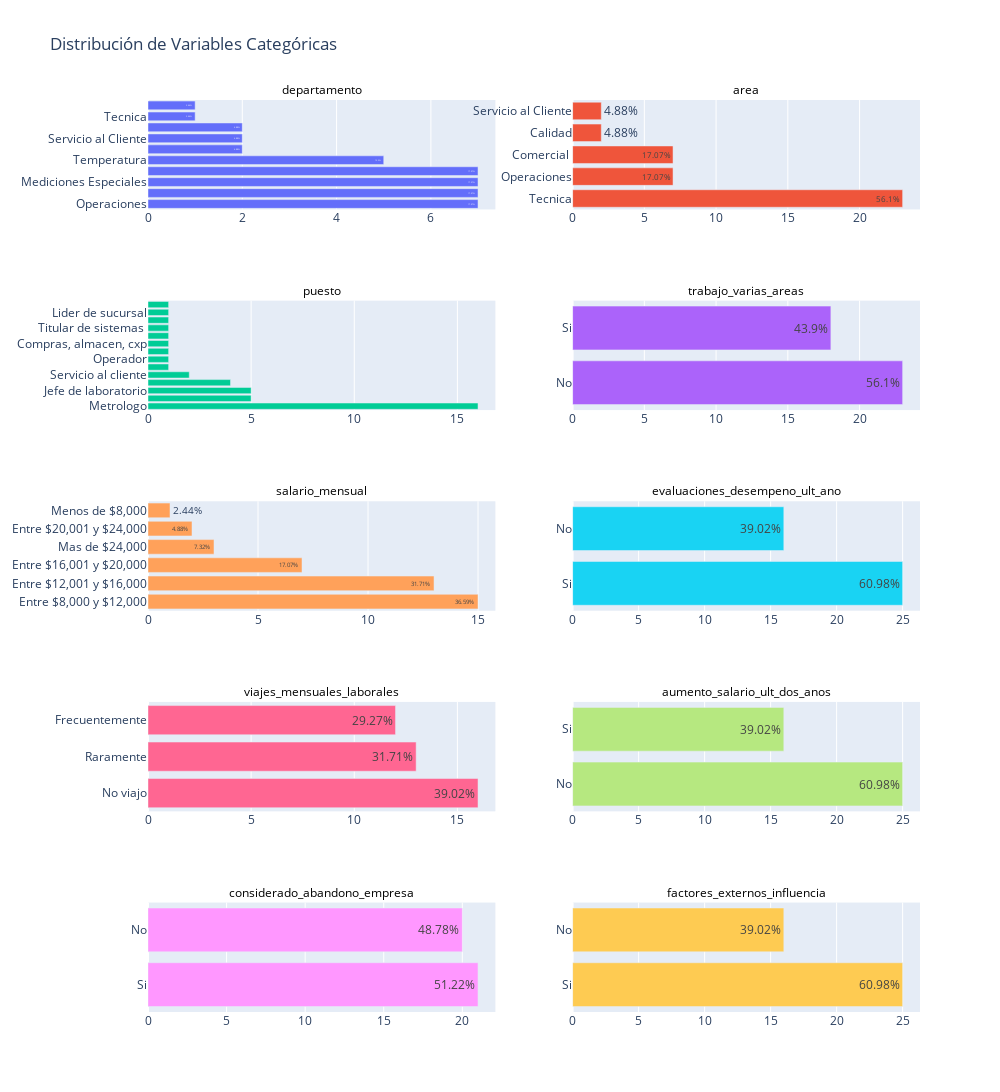

Source (notebook cell):
### Code cell
graficos_eda_categoricos(df_cat_trabajo)

### Figure 1 — Plotly figure (JSON) as saved in the notebook; plotly's stock layout.template omitted (floating-point values rounded to 4 significant figures)
{"data": [{"name": "departamento", "orientation": "h", "text": ["17.07%", "17.07%", "17.07%", "17.07%", "12.2%", "4.88%", "4.88%", "4.88%", "2.44%", "2.44%"], "textposition": "auto", "type": "bar", "x": [7, 7, 7, 7, 5, 2, 2, 2, 1, 1], "xaxis": "x", "y": ["Operaciones", "Masa", "Mediciones Especiales", "Comercial", "Temperatura", "Calidad", "Servicio al Cliente", "Kaye", "Tecnica", "Humedad"], "yaxis": "y"}, {"name": "area", "orientation": "h", "text": ["56.1%", "17.07%", "17.07%", "4.88%", "4.88%"], "textposition": "auto", "type": "bar", "x": [23, 7, 7, 2, 2], "xaxis": "x2", "y": ["Tecnica", "Operaciones", "Comercial ", "Calidad", "Servicio al Cliente"], "yaxis": "y2"}, {"name": "puesto", "orientation": "h", "text": ["39.02%", "12.2%", "12.2%", "9.76%", "4.88%", "2.44%", "2.44%", "2.44%", "2.44%", "2.44%", "2.44%", "2.44%", "2.44%", "2.44%"], "textposition": "auto", "type": "bar", "x": [16, 5, 5, 4, 2, 1, 1, 1, 1, 1, 1, 1, 1, 1], "xaxis": "x3", "y": ["Metrologo", "Asesor comercial", "Jefe de laboratorio", "Gerente", "Servicio al cliente", "Contraloria y finanzas", "Operador", "Recepcion de items", "Compras, almacen, cxp", "Facturacion ", "Titular de sistemas ", "Analista de datos", "Lider de sucursal", "Becario"], "yaxis": "y3"}, {"name": "trabajo_varias_areas", "orientation": "h", "text": ["56.1%", "43.9%"], "textposition": "auto", "type": "bar", "x": [23, 18], "xaxis": "x4", "y": ["No", "Si"], "yaxis": "y4"}, {"name": "salario_mensual", "orientation": "h", "text": ["36.59%", "31.71%", "17.07%", "7.32%", "4.88%", "2.44%"], "textposition": "auto", "type": "bar", "x": [15, 13, 7, 3, 2, 1], "xaxis": "x5", "y": ["Entre $8,000 y $12,000", "Entre $12,001 y $16,000", "Entre $16,001 y $20,000", "Mas de $24,000", "Entre $20,001 y $24,000", "Menos de $8,000"], "yaxis": "y5"}, {"name": "evaluaciones_desempeno_ult_ano", "orientation": "h", "text": ["60.98%", "39.02%"], "textposition": "auto", "type": "bar", "x": [25, 16], "xaxis": "x6", "y": ["Si", "No"], "yaxis": "y6"}, {"name": "viajes_mensuales_laborales", "orientation": "h", "text": ["39.02%", "31.71%", "29.27%"], "textposition": "auto", "type": "bar", "x": [16, 13, 12], "xaxis": "x7", "y": ["No viajo", "Raramente", "Frecuentemente"], "yaxis": "y7"}, {"name": "aumento_salario_ult_dos_anos", "orientation": "h", "text": ["60.98%", "39.02%"], "textposition": "auto", "type": "bar", "x": [25, 16], "xaxis": "x8", "y": ["No", "Si"], "yaxis": "y8"}, {"name": "considerado_abandono_empresa", "orientation": "h", "text": ["51.22%", "48.78%"], "textposition": "auto", "type": "bar", "x": [21, 20], "xaxis": "x9", "y": ["Si", "No"], "yaxis": "y9"}, {"name": "factores_externos_influencia", "orientation": "h", "text": ["60.98%", "39.02%"], "textposition": "auto", "type": "bar", "x": [25, 16], "xaxis": "x10", "y": ["Si", "No"], "yaxis": "y10"}], "layout": {"annotations": [{"font": {"color": "black", "size": 12}, "showarrow": false, "text": "departamento", "x": 0.225, "xanchor": "center", "xref": "paper", "y": 1, "yanchor": "bottom", "yref": "paper"}, {"font": {"color": "black", "size": 12}, "showarrow": false, "text": "area", "x": 0.775, "xanchor": "center", "xref": "paper", "y": 1, "yanchor": "bottom", "yref": "paper"}, {"font": {"color": "black", "size": 12}, "showarrow": false, "text": "puesto", "x": 0.225, "xanchor": "center", "xref": "paper", "y": 0.78, "yanchor": "bottom", "yref": "paper"}, {"font": {"color": "black", "size": 12}, "showarrow": false, "text": "trabajo_varias_areas", "x": 0.775, "xanchor": "center", "xref": "paper", "y": 0.78, "yanchor": "bottom", "yref": "paper"}, {"font": {"color": "black", "size": 12}, "showarrow": false, "text": "salario_mensual", "x": 0.225, "xanchor": "center", "xref": "paper", "y": 0.56, "yanchor": "bottom", "yref": "paper"}, {"font": {"color": "black", "size": 12}, "showarrow": false, "text": "evaluaciones_desempeno_ult_ano", "x": 0.775, "xanchor": "center", "xref": "paper", "y": 0.56, "yanchor": "bottom", "yref": "paper"}, {"font": {"color": "black", "size": 12}, "showarrow": false, "text": "viajes_mensuales_laborales", "x": 0.225, "xanchor": "center", "xref": "paper", "y": 0.34, "yanchor": "bottom", "yref": "paper"}, {"font": {"color": "black", "size": 12}, "showarrow": false, "text": "aumento_salario_ult_dos_anos", "x": 0.775, "xanchor": "center", "xref": "paper", "y": 0.34, "yanchor": "bottom", "yref": "paper"}, {"font": {"color": "black", "size": 12}, "showarrow": false, "text": "considerado_abandono_empresa", "x": 0.225, "xanchor": "center", "xref": "paper", "y": 0.12, "yanchor": "bottom", "yref": "paper"}, {"font": {"color": "black", "size": 12}, "showarrow": false, "text": "factores_externos_influencia", "x": 0.775, "xanchor": "center", "xref": "paper", "y": 0.12, "yanchor": "bottom", "yref": "paper"}], "height": 2000, "showlegend": false, "title": {"text": "Distribución de Variables Categóricas"}, "width": 1000, "xaxis": {"anchor": "y", "domain": [0, 0.45]}, "xaxis10": {"anchor": "y10", "domain": [0.55, 1]}, "xaxis2": {"anchor": "y2", "domain": [0.55, 1]}, "xaxis3": {"anchor": "y3", "domain": [0, 0.45]}, "xaxis4": {"anchor": "y4", "domain": [0.55, 1]}, "xaxis5": {"anchor": "y5", "domain": [0, 0.45]}, "xaxis6": {"anchor": "y6", "domain": [0.55, 1]}, "xaxis7": {"anchor": "y7", "domain": [0, 0.45]}, "xaxis8": {"anchor": "y8", "domain": [0.55, 1]}, "xaxis9": {"anchor": "y9", "domain": [0, 0.45]}, "yaxis": {"anchor": "x", "domain": [0.88, 1]}, "yaxis10": {"anchor": "x10", "domain": [0, 0.12]}, "yaxis2": {"anchor": "x2", "domain": [0.88, 1]}, "yaxis3": {"anchor": "x3", "domain": [0.66, 0.78]}, "yaxis4": {"anchor": "x4", "domain": [0.66, 0.78]}, "yaxis5": {"anchor": "x5", "domain": [0.44, 0.56]}, "yaxis6": {"anchor": "x6", "domain": [0.44, 0.56]}, "yaxis7": {"anchor": "x7", "domain": [0.22, 0.34]}, "yaxis8": {"anchor": "x8", "domain": [0.22, 0.34]}, "yaxis9": {"anchor": "x9", "domain": [0, 0.12]}}}
